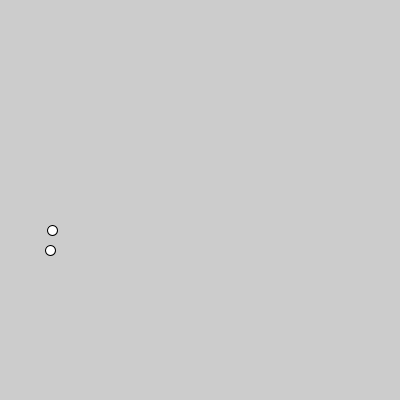
Frame 1 (no input)
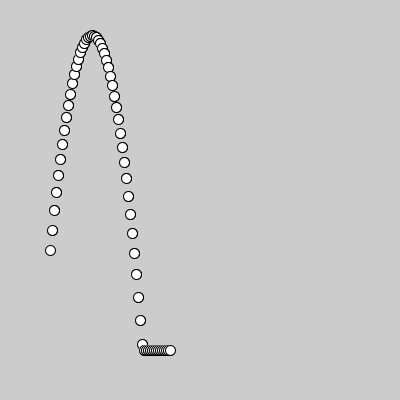
Frame 60 (the mouse pressed at the canvas centre just before this capture)
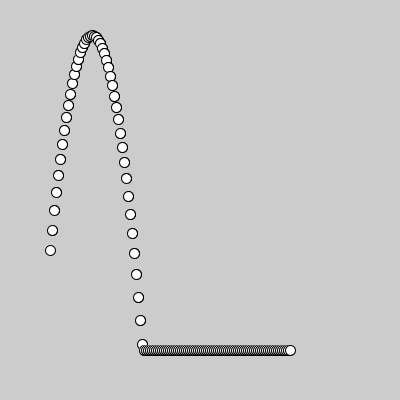
Frame 120 (the mouse held since frame 60 and released just before this capture)

The Processing sketch that drew these frames (run headless with seeded random() and noise(); from frame 60 on, the mouse is pressed at the canvas centre):

// Processing sketch: week08_3
// ── week08_3.pde
void setup(){
  size(400,400);
}
float x=50,y=250,vx=2,vy=-20;
void draw(){
  ellipse(x,y,10,10);
  x+=vx;
  y+=vy;
  vy+=0.98;
  if(y>350){
    y=350;
  }
  ellipse(x,y,10,10);
}
